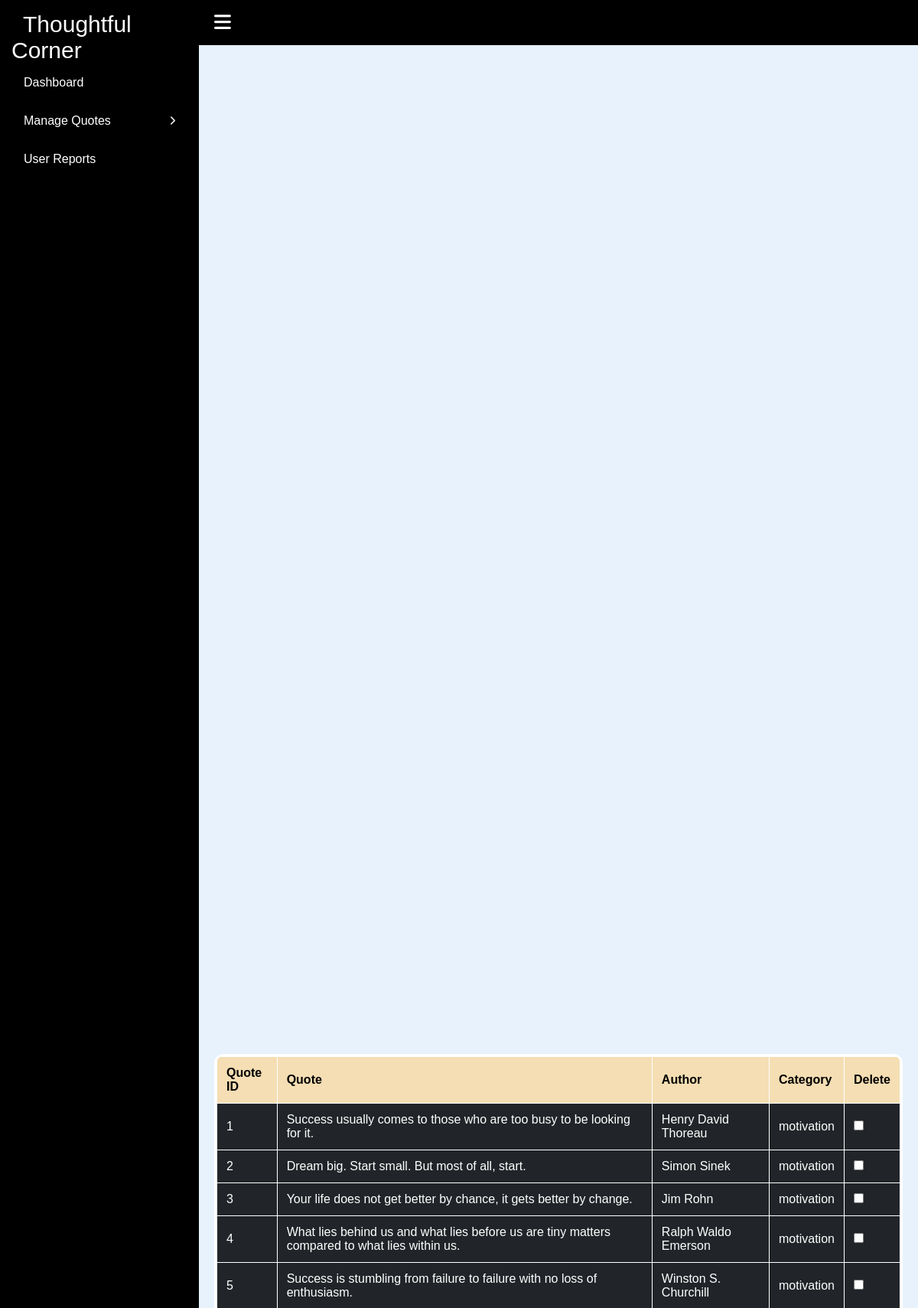
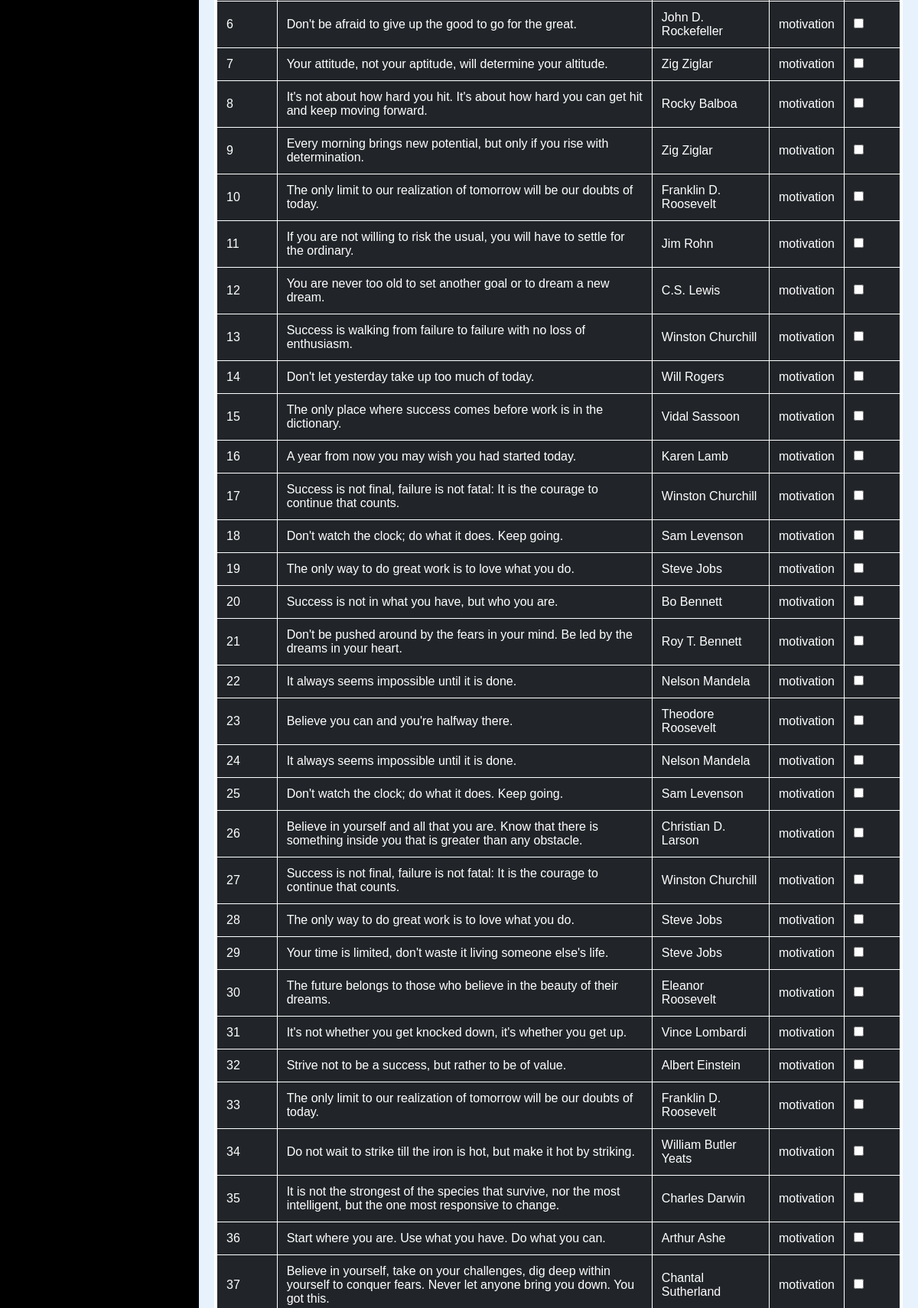
Page /admin/viewquote.php (upper part) on the committed database (2 pictures, top to bottom).
### tables this page shows
CREATE TABLE `quotes_mst` (
  `quote_id` int(11) NOT NULL,
  `quote` varchar(150) NOT NULL,
  `author` varchar(30) NOT NULL,
  `cate` varchar(20) NOT NULL
);

### admin/viewquote.php (the view, shortened to what this page needs)
<!DOCTYPE html>
<html lang="en">
  <head>
    <link rel="stylesheet" href="style.css">
     <link rel="stylesheet" href="viewquote.css">
     <link rel="stylesheet" href="fonts.css">
    <link rel="stylesheet" href="css\all.min.css">
    <link rel="stylesheet" href="css\fontawesome.min.css">
  </head>
  <body>
  <nav class="sidebar">
      <a href="index.php" class="logo">Thoughtful Corner</a>
      <div class="menu-content">
        <ul class="menu-items">
          <li class="item">
          <a href="index.php">Dashboard</a>
          </li>
          <li class="item">
            <div class="submenu-item">
              <span>Manage Quotes</span>
              <i class="fa-solid fa-chevron-right"></i>
            </div>
          </li>
          <li class="item">
            <a href="reports.php">User Reports</a>
          </li>
        </ul>
      </div>
    </nav>
    <nav class="navbar">
    <i class="fa-solid fa-bars" id="sidebar-close"></i>
    </nav>
    <main class="main">
    <div class="tab">
    <form action="lol.php" method="post">
        <div class="table-container">
            <table>
                <tr>
                    <th>Quote ID</th>
                    <th>Quote</th>
                    <th>Author</th>
                    <th>Category</th>
                    <th>Delete</th>
                </tr>
                <?php
                    global $conn;
                    $sel = "select * from quotes_mst";
                    $result = mysqli_query($conn,$sel);
                    while($row = mysqli_fetch_array($result,MYSQLI_ASSOC)){
                        echo '<tr>';
                        echo '<td>' . $row['quote_id'] . '</td>';
                        echo '<td>' . $row['quote'] . '</td>';
                        echo '<td>' . $row['author'] . '</td>';
                        echo '<td>' . $row['cate'] . '</td>';
                        echo '<td>' . '<input type="checkbox" name="selectedrolls[]" value="' . $row['quote_id'] . '">' . "</td>";
                        echo '</tr>';
                    }
                ?>
            </table>
        </div>
        <br>
        <input class="delete-btn" type="submit" value="delete" name="delete"><br>
      </form>
    </div>
    </main>
  </body>
</html>

### admin/style.css (style rules this page uses)
* { margin: 0; padding: 0; box-sizing: border-box; font-family: "Poppins", sans-serif; }
.sidebar { position: fixed; height: 100%; width: 260px; background: #000000; padding: 15px; z-index: 99; }
.logo { font-size: 30px; padding: 0 15px; }
.sidebar a { color: #fff; text-decoration: none; }
.menu-content { position: relative; height: 100%; width: 100%; margin-top: 0px; overflow-y: scroll; }
.menu-items { height: 100%; width: 100%; list-style: none; transition: all 0.4s ease; }
.item a, .submenu-item { padding: 16px; display: inline-block; width: 100%; border-radius: 12px; }
.item i { font-size: 12px; }
.submenu-item { display: flex; justify-content: space-between; align-items: center; color: #fff; cursor: pointer; }
.navbar, .main { left: 260px; width: calc(100% - 260px); transition: all 0.5s ease; z-index: 1000; }
.navbar { position: fixed; color: #fff; padding: 15px 20px; font-size: 25px; background: rgb(0, 0, 0); cursor: pointer; }
.navbar #sidebar-close { cursor: pointer; }
.main { position: relative; display: flex; align-items: center; justify-content: center; height: 100vh; z-index: 100; background: #e7f2fd; }

### admin/viewquote.css (style rules this page uses)
body { font-family: "Poppins", sans-serif; margin: 0; padding: 0; box-sizing: border-box; background: #e7f2fd; }
.tab { margin: 20px; }
.table-container { max-width: 100%; max-height: 70vh; overflow: auto; border: white 3px solid; margin-top: 10%; border-radius: 12px; }
table { width: 100%; border-collapse: collapse; overflow-y: hidden; padding-top: 40px; border-radius: 8px; }
th, td { border: 1px solid #fff; padding: 12px; text-align: left; }
th { background-color: wheat; }
td { background-color: #212529; color: white; }

### rows in the picture
quotes_mst: quote_id "1", quote "Success usually comes to those who are too busy to be looking for it.", author "Henry David Thoreau", cate "motivation"
quotes_mst: quote_id "2", quote "Dream big. Start small. But most of all, start.", author "Simon Sinek", cate "motivation"
quotes_mst: quote_id "3", quote "Your life does not get better by chance, it gets better by change.", author "Jim Rohn", cate "motivation"
quotes_mst: quote_id "4", quote "What lies behind us and what lies before us are tiny matters compared to what lies within us.", author "Ralph Waldo Emerson", cate "motivation"
quotes_mst: quote_id "5", quote "Success is stumbling from failure to failure with no loss of enthusiasm.", author "Winston S. Churchill", cate "motivation"
quotes_mst: quote_id "6", quote "Don't be afraid to give up the good to go for the great.", author "John D. Rockefeller", cate "motivation"
quotes_mst: quote_id "7", quote "Your attitude, not your aptitude, will determine your altitude.", author "Zig Ziglar", cate "motivation"
quotes_mst: quote_id "8", quote "It's not about how hard you hit. It's about how hard you can get hit and keep moving forward.", author "Rocky Balboa", cate "motivation"
quotes_mst: quote_id "9", quote "Every morning brings new potential, but only if you rise with determination.", author "Zig Ziglar", cate "motivation"
quotes_mst: quote_id "10", quote "The only limit to our realization of tomorrow will be our doubts of today.", author "Franklin D. Roosevelt", cate "motivation"
quotes_mst: quote_id "11", quote "If you are not willing to risk the usual, you will have to settle for the ordinary.", author "Jim Rohn", cate "motivation"
quotes_mst: quote_id "12", quote "You are never too old to set another goal or to dream a new dream.", author "C.S. Lewis", cate "motivation"
quotes_mst: quote_id "13", quote "Success is walking from failure to failure with no loss of enthusiasm.", author "Winston Churchill", cate "motivation"
quotes_mst: quote_id "14", quote "Don't let yesterday take up too much of today.", author "Will Rogers", cate "motivation"
quotes_mst: quote_id "15", quote "The only place where success comes before work is in the dictionary.", author "Vidal Sassoon", cate "motivation"
quotes_mst: quote_id "16", quote "A year from now you may wish you had started today.", author "Karen Lamb", cate "motivation"
quotes_mst: quote_id "17", quote "Success is not final, failure is not fatal: It is the courage to continue that counts.", author "Winston Churchill", cate "motivation"
quotes_mst: quote_id "18", quote "Don't watch the clock; do what it does. Keep going.", author "Sam Levenson", cate "motivation"
quotes_mst: quote_id "19", quote "The only way to do great work is to love what you do.", author "Steve Jobs", cate "motivation"
quotes_mst: quote_id "20", quote "Success is not in what you have, but who you are.", author "Bo Bennett", cate "motivation"
quotes_mst: quote_id "21", quote "Don't be pushed around by the fears in your mind. Be led by the dreams in your heart.", author "Roy T. Bennett", cate "motivation"
quotes_mst: quote_id "22", quote "It always seems impossible until it is done.", author "Nelson Mandela", cate "motivation"
quotes_mst: quote_id "23", quote "Believe you can and you're halfway there.", author "Theodore Roosevelt", cate "motivation"
quotes_mst: quote_id "24", quote "It always seems impossible until it is done.", author "Nelson Mandela", cate "motivation"
quotes_mst: quote_id "25", quote "Don't watch the clock; do what it does. Keep going.", author "Sam Levenson", cate "motivation"
quotes_mst: quote_id "26", quote "Believe in yourself and all that you are. Know that there is something inside you that is greater than any obstacle.", author "Christian D. Larson", cate "motivation"
quotes_mst: quote_id "27", quote "Success is not final, failure is not fatal: It is the courage to continue that counts.", author "Winston Churchill", cate "motivation"
quotes_mst: quote_id "28", quote "The only way to do great work is to love what you do.", author "Steve Jobs", cate "motivation"
quotes_mst: quote_id "29", quote "Your time is limited, don't waste it living someone else's life.", author "Steve Jobs", cate "motivation"
quotes_mst: quote_id "30", quote "The future belongs to those who believe in the beauty of their dreams.", author "Eleanor Roosevelt", cate "motivation"
quotes_mst: quote_id "31", quote "It's not whether you get knocked down, it's whether you get up.", author "Vince Lombardi", cate "motivation"
quotes_mst: quote_id "32", quote "Strive not to be a success, but rather to be of value.", author "Albert Einstein", cate "motivation"
quotes_mst: quote_id "33", quote "The only limit to our realization of tomorrow will be our doubts of today.", author "Franklin D. Roosevelt", cate "motivation"
quotes_mst: quote_id "34", quote "Do not wait to strike till the iron is hot, but make it hot by striking.", author "William Butler Yeats", cate "motivation"
quotes_mst: quote_id "35", quote "It is not the strongest of the species that survive, nor the most intelligent, but the one most responsive to change.", author "Charles Darwin", cate "motivation"
quotes_mst: quote_id "36", quote "Start where you are. Use what you have. Do what you can.", author "Arthur Ashe", cate "motivation"
quotes_mst: quote_id "37", quote "Believe in yourself, take on your challenges, dig deep within yourself to conquer fears. Never let anyone bring you down. You got this.", author "Chantal Sutherland", cate "motivation"
